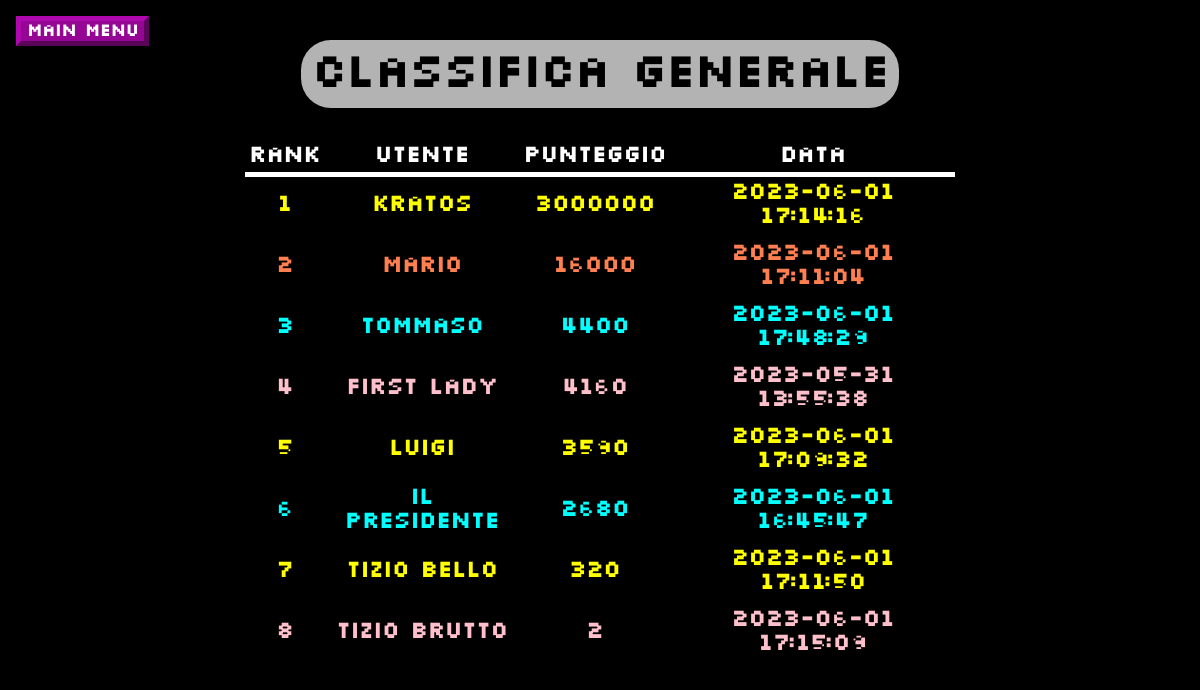
The app's page /classifica.php with its own data.
### tables this page shows
CREATE TABLE `scoreboard` (
  `username` varchar(255) NOT NULL DEFAULT '',
  `score` bigint(20) DEFAULT '0',
  `data` timestamp NOT NULL DEFAULT CURRENT_TIMESTAMP ON UPDATE CURRENT_TIMESTAMP,
  PRIMARY KEY (`username`,`data`)
);

### php script/getRank.php (the view, shortened to what this page needs)
<?php
        $connectionstring = "mysql:host=localhost;dbname=califano_616510";
        $username = "root";
        $pass = "";
        try {
        $conn = new PDO($connectionstring, $username, $pass);
        $conn->setAttribute(PDO::ATTR_ERRMODE, PDO::ERRMODE_EXCEPTION);
        $score = $conn->prepare("   SELECT *
                                    FROM scoreboard S
                                    WHERE S.score IN (
                                        SELECT MAX(S1.score) AS BestScore
                                        FROM scoreboard S1
                                        WHERE S1.username <>'admin' AND S1.username = S.username
                                        GROUP BY S1.username)
                                    ORDER BY score DESC
        ");
        $score->execute();
        $personalscore="";
        $scoreboard ="<thead><tr><th>Rank</th><th>Utente</th><th>Punteggio</th><th>Data</th></tr></thead><tbody>";
        $pos=1;
        $setted = false;
        while($row = $score->fetch())
        {
            if (isset($_COOKIE["username"]))
            {
                if($personalscore["score"] == $row["score"] && $_COOKIE["username"] == $row["username"] && $setted == false)
                {
                    $scoreboard = $scoreboard."<tr style='background-color: green'>";
                    $setted =true;
                }
            }
            else
            {
                $scoreboard = $scoreboard."<tr >";
            }
            $scoreboard = $scoreboard."<td >".$pos."</td>
                                       <td>".$row["username"]."</td>
                                       <td>".$row["score"]."</td>
                                       <td>".$row["data"]."</td></tr>";
            $pos++;
        }
        $scoreboard = $scoreboard."</tbody>";
        } catch(PDOException $e) {
            printf ("Error: ". $e->getMessage());
        }
?>

### classifica.php (shortened to what this page needs)
<?php
	include './php script/getRank.php';
	include "./php script/getFavicon.php";
?>
<!DOCTYPE html>
<html lang="it">
	<head>
		<link rel="stylesheet" href="./styles/global.css" type="text/css">
		<link rel="stylesheet" href="./styles/Personal&Rank.css" type="text/css">
		<?php
            printf($faviconstring);
        ?>
	</head>
	<body>
	<form action="index.php">
		<input type="submit" value="MAIN MENU">
	</form>
	<?php
		printf("<h1>Classifica Generale</h1>");
	?>
	<table>
		<?php
			printf($scoreboard);
		?>
	</table>
	</body>
</html>

### styles/global.css (style rules this page uses)
* { font-family: Pixel; box-sizing: border-box; }

### styles/Personal&Rank.css (style rules this page uses)
body { display: flex; flex-direction: column; align-items: center; background-color: black; background-image: url('../images/sfondoAreaPersonale.jpg'); background-position: right bottom; background-size: 55%; background-repeat: no-repeat; background-attachment: fixed; }
input[value = 'MAIN MENU'], input[name = 'logOut'] { position: fixed; font-weight: bold; font-size: large; color: white; top: 2vh; }
input[value = 'MAIN MENU'] { left: 2vh; background-color: rgb(149, 6, 149); border-color: rgb(174, 8, 174); border-width: 5px; }
h1 { background-color: rgba(255,255,255,0.7); border-radius: 30px; padding: 10px; font-size:6vh; font-family: Pixel; }
table { width: 60%; text-align: center; font-weight: bold; border-collapse: collapse; font-size:3vh; }
tr:nth-child(1n+0) td { color: yellow; }
tr:nth-child(2n+0) td { color: coral; }
tr:nth-child(3n+0) td { color: cyan; }
tr:nth-child(4n+0) td { color: orange; }
tr:nth-child(4n+0) td { color: pink; }
td, th { padding: 0.5vh; border-bottom: 5px solid black; font-family: Pixel; }
th { color: white; border-bottom: 5px solid white; }

### records on screen
scoreboard: username "kratos", score "3000000", data "2023-06-01 17:14:16"
scoreboard: username "mario", score "16000", data "2023-06-01 17:11:04"
scoreboard: username "tommaso", score "4400", data "2023-06-01 17:48:29"
scoreboard: username "first lady", score "4160", data "2023-05-31 13:55:38"
scoreboard: username "luigi", score "3590", data "2023-06-01 17:09:32"
scoreboard: username "il presidente", score "2680", data "2023-06-01 16:45:47"
scoreboard: username "tizio bello", score "320", data "2023-06-01 17:11:50"
scoreboard: username "tizio brutto", score "2", data "2023-06-01 17:15:09"
